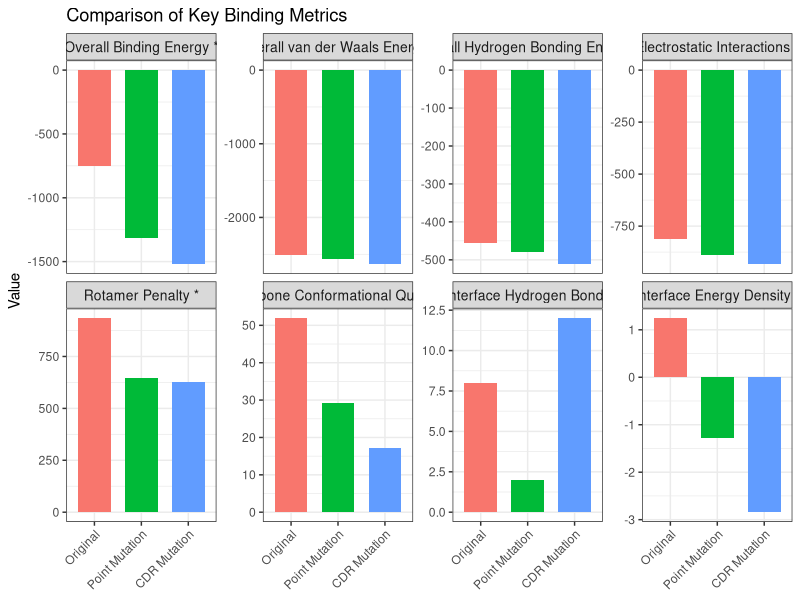

Here is the R script that generated this plot:
# Load required packages
library(ggplot2)
library(dplyr)

# Create a data frame with the values for each metric and group
data <- data.frame(
  Metric = rep(c("Overall Binding Energy", 
                 "Overall van der Waals Energy", 
                 "Overall Hydrogen Bonding Energy", 
                 "Electrostatic Interactions", 
                 "Rotamer Penalty", 
                 "Backbone Conformational Quality", 
                 "Interface Hydrogen Bonds", 
                 "Interface Energy Density"), each = 3),
  Group = rep(c("Original", "Point Mutation", "CDR Mutation"), times = 8),
  Value = c(
    # Overall Binding Energy
    -752.43, -1314.11, -1519.07,
    # Overall van der Waals Energy (fa_atr + fa_rep)
    -2513.23, -2558.73, -2632.80,
    # Overall Hydrogen Bonding Energy (sum of hbond_sr_bb, hbond_lr_bb, hbond_bb_sc, hbond_sc)
    -456.00, -480.02, -511.15,
    # Electrostatic Interactions (fa_elec)
    -811.03, -891.26, -932.43,
    # Rotamer Penalty (fa_dun)
    934.09, 644.24, 625.67,
    # Backbone Conformational Quality (rama_prepro)
    51.90, 29.18, 17.09,
    # Interface Hydrogen Bonds (hbonds_int) -- note: higher is better so no asterisk
    8, 2, 12,
    # Interface Energy Density (dG_separated/dSASAx100)
    1.243, -1.274, -2.843
  )
)

# Ensure the group order is as desired
data$Group <- factor(data$Group, levels = c("Original", "Point Mutation", "CDR Mutation"))

# Define metrics for which a lower value is better
lowerBetter <- c("Overall Binding Energy", 
                 "Overall van der Waals Energy", 
                 "Overall Hydrogen Bonding Energy", 
                 "Electrostatic Interactions", 
                 "Rotamer Penalty", 
                 "Backbone Conformational Quality", 
                 "Interface Energy Density")

# Create a new column for metric labels: add a "*" if lower is better
data <- data %>%
  mutate(MetricLabel = ifelse(Metric %in% lowerBetter,
                              paste0(Metric, " *"),
                              Metric))

# Ensure the order of the metric labels remains as provided
unique_labels <- sapply(c("Overall Binding Energy", 
                          "Overall van der Waals Energy", 
                          "Overall Hydrogen Bonding Energy", 
                          "Electrostatic Interactions", 
                          "Rotamer Penalty", 
                          "Backbone Conformational Quality", 
                          "Interface Hydrogen Bonds", 
                          "Interface Energy Density"), 
                        function(x) if(x %in% lowerBetter) paste0(x, " *") else x)
data$MetricLabel <- factor(data$MetricLabel, levels = unique_labels)

# Create a faceted bar plot with 2 rows and 4 columns, each with its own y-scale and no x-axis title
ggplot(data, aes(x = Group, y = Value, fill = Group)) +
  geom_bar(stat = "identity", width = 0.7) +
  facet_wrap(~ MetricLabel, scales = "free_y", nrow = 2, ncol = 4) +
  labs(title = "Comparison of Key Binding Metrics",
       y = "Value") +
  theme_bw() +
  theme(axis.title.x = element_blank(),
        axis.text.x = element_text(angle = 45, hjust = 1),
        strip.text = element_text(size = 10),
        legend.position = "none")
